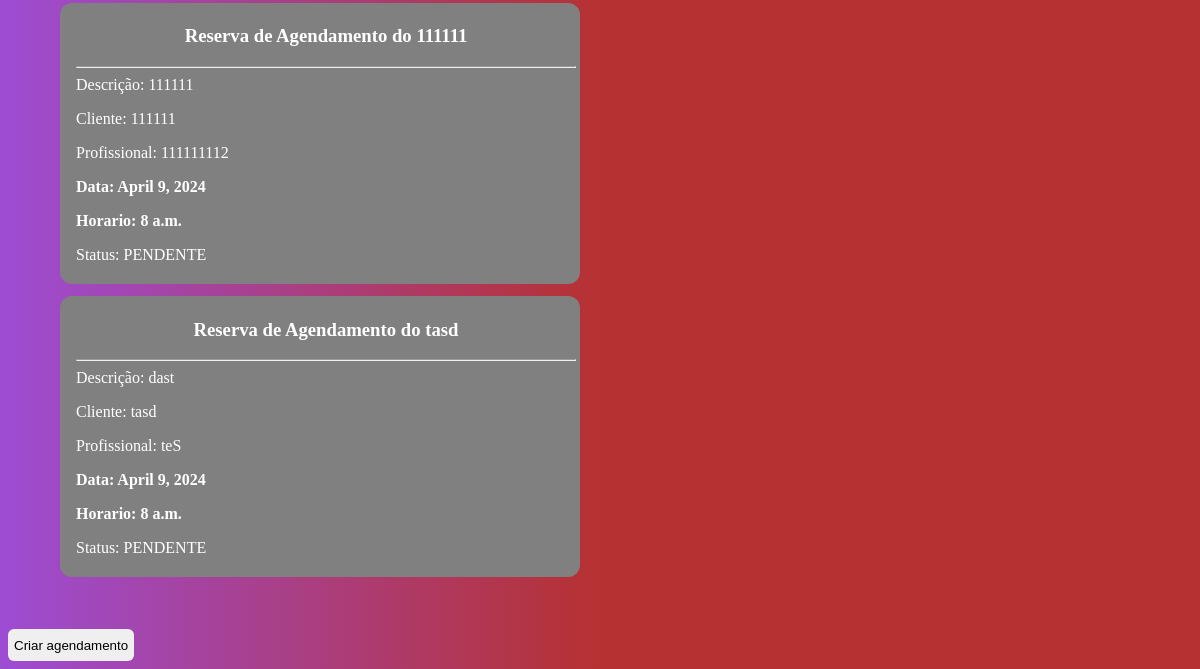
The page /list/ (lower part) on the database as committed earlier.
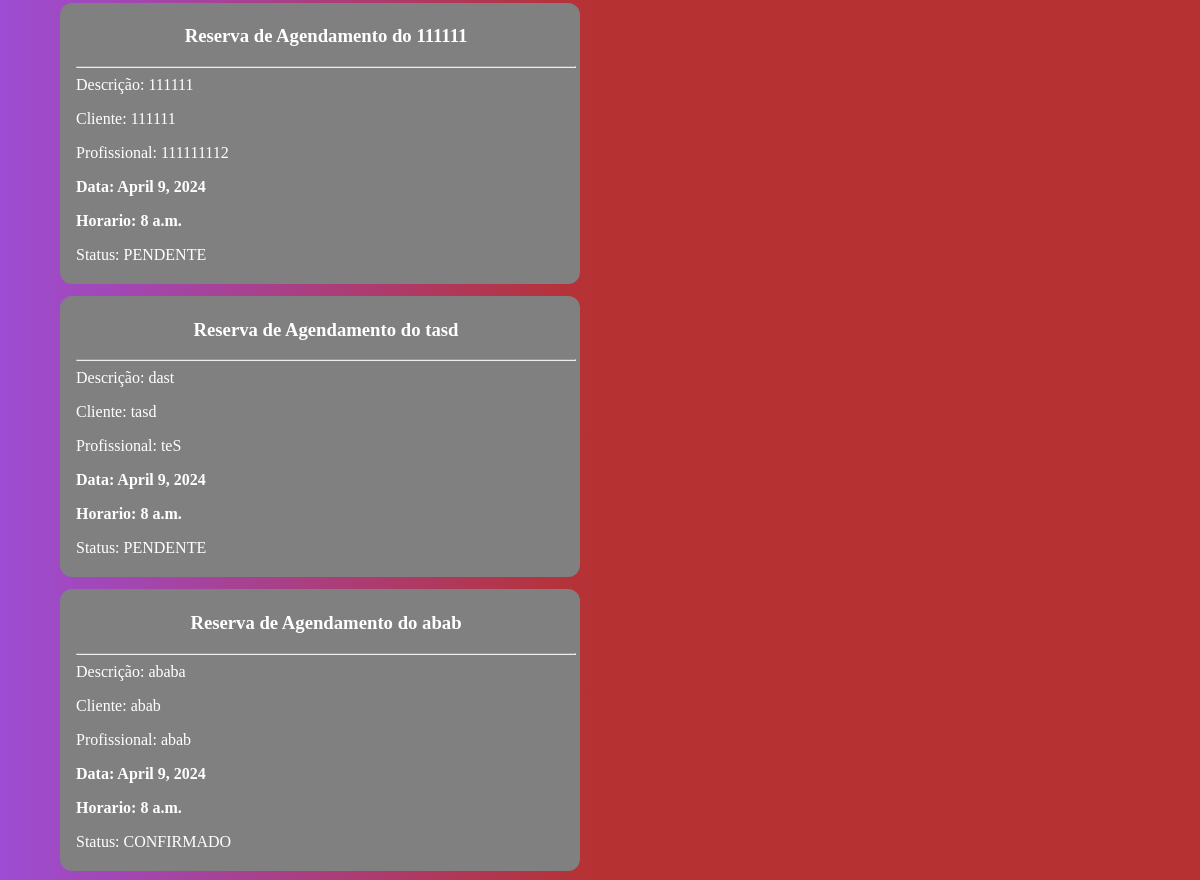
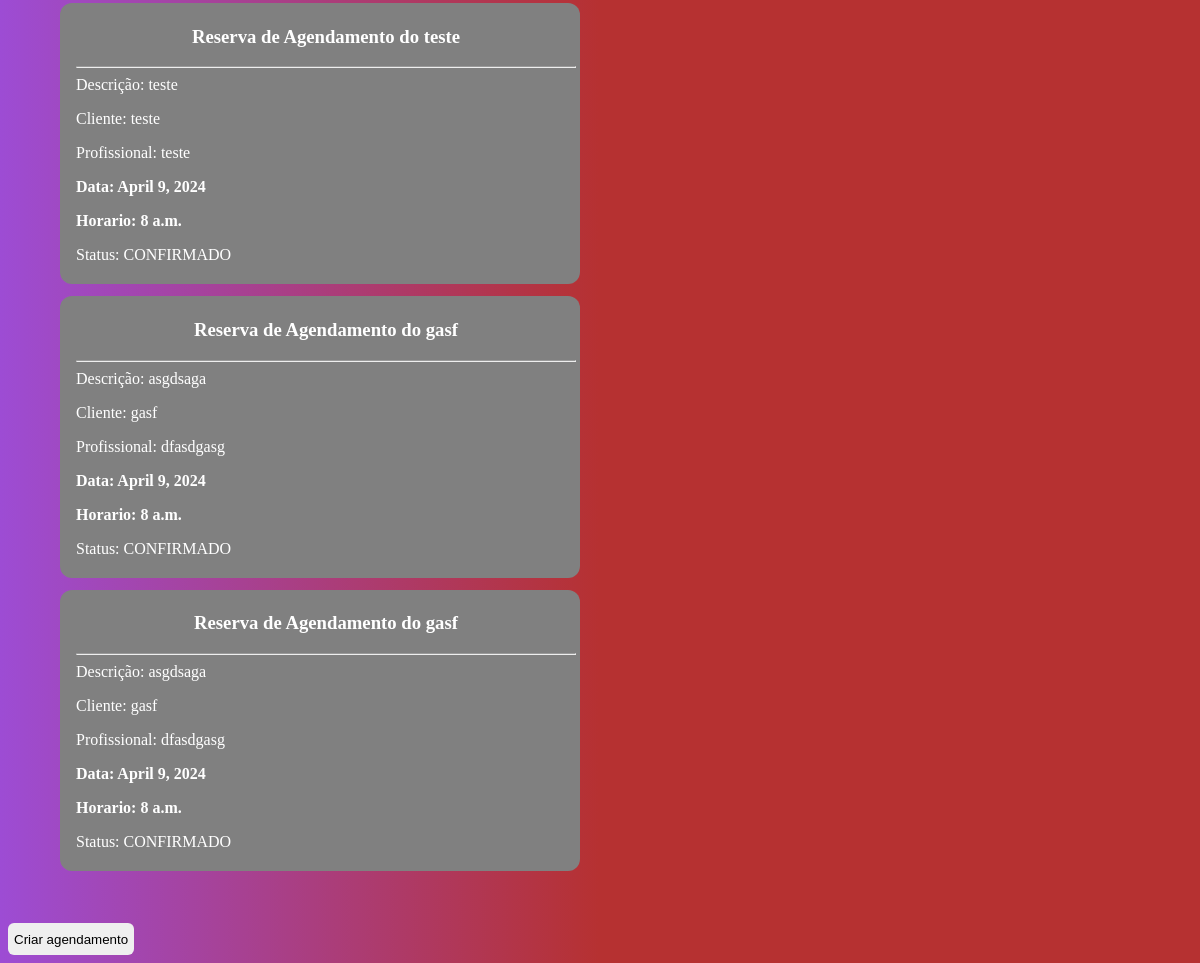
The same page on the database as committed later (2 pictures, top to bottom).
### schedule/models.py (models this page shows)
class Agendamento(models.Model):
    hora = models.TimeField(default='08:00:00')
    data = models.DateField(default='2020-01-01')
    descricao = models.TextField()
    titulo = models.CharField(max_length=50, default='Reserva de Agendamento')
    cliente = models.CharField(max_length=50, default = ' ')
    profissional = models.CharField(max_length=50, default = ' ')
    status = models.CharField(max_length=8, default = 'PENDENTE')

### schedule/views.py (the view)
# urls.py: path('list/', views.listar_agendamentos, name='listar_agendamentos'),
def listar_agendamentos(request):
    agendamentos = Agendamento.objects.all()
    return render(request, 'listar_agendamentos.html', {'agendamentos':agendamentos})

### schedule/templates/listar_agendamentos.html
<html>
<head>
    {% load static %}
    <link rel="stylesheet" type="text/css" href="{% static 'schedule/styles.css' %}">
</head>
<ul id="listar_agendamentos">
    {% for agendamento in agendamentos %}
    <li id="agendamento_item">
        <div class="card_item">
            <h3 id="listar_titulo"> {{agendamento.titulo}} do {{agendamento.cliente}}</h3>
             <hr>
            Descrição: {{agendamento.descricao}}
            <p id="lista_cliente">Cliente: {{agendamento.cliente}}</p>
            <p id="lista_profissional">Profissional: {{agendamento.profissional}}</p>
            <p id="listar_horario">Data: {{agendamento.data}}</p>
            <p id="listar_horario">Horario: {{agendamento.hora}}</p>
            <p id="Status">Status: {{agendamento.status}}</p>
        </div>
    </li>
    {% endfor %}
</ul>
<button class="butao" onclick="window.location.href='{% url 'criar_agendamento' %}'">
    Criar agendamento
</button>
</html>

Rows that differ between the two databases and show on the page:
added Agendamento: titulo "Reserva de Agendamento", cliente "abab", descricao "ababa", profissional "abab", data "April 9, 2024", hora "8 a.m.", status "CONFIRMADO"
added Agendamento: titulo "Reserva de Agendamento", cliente "teste", descricao "teste", profissional "teste", data "April 9, 2024", hora "8 a.m.", status "CONFIRMADO"
added Agendamento: titulo "Reserva de Agendamento", cliente "gasf", descricao "asgdsaga", profissional "dfasdgasg", data "April 9, 2024", hora "8 a.m.", status "CONFIRMADO"
added Agendamento: titulo "Reserva de Agendamento", cliente "gasf", descricao "asgdsaga", profissional "dfasdgasg", data "April 9, 2024", hora "8 a.m.", status "CONFIRMADO"
